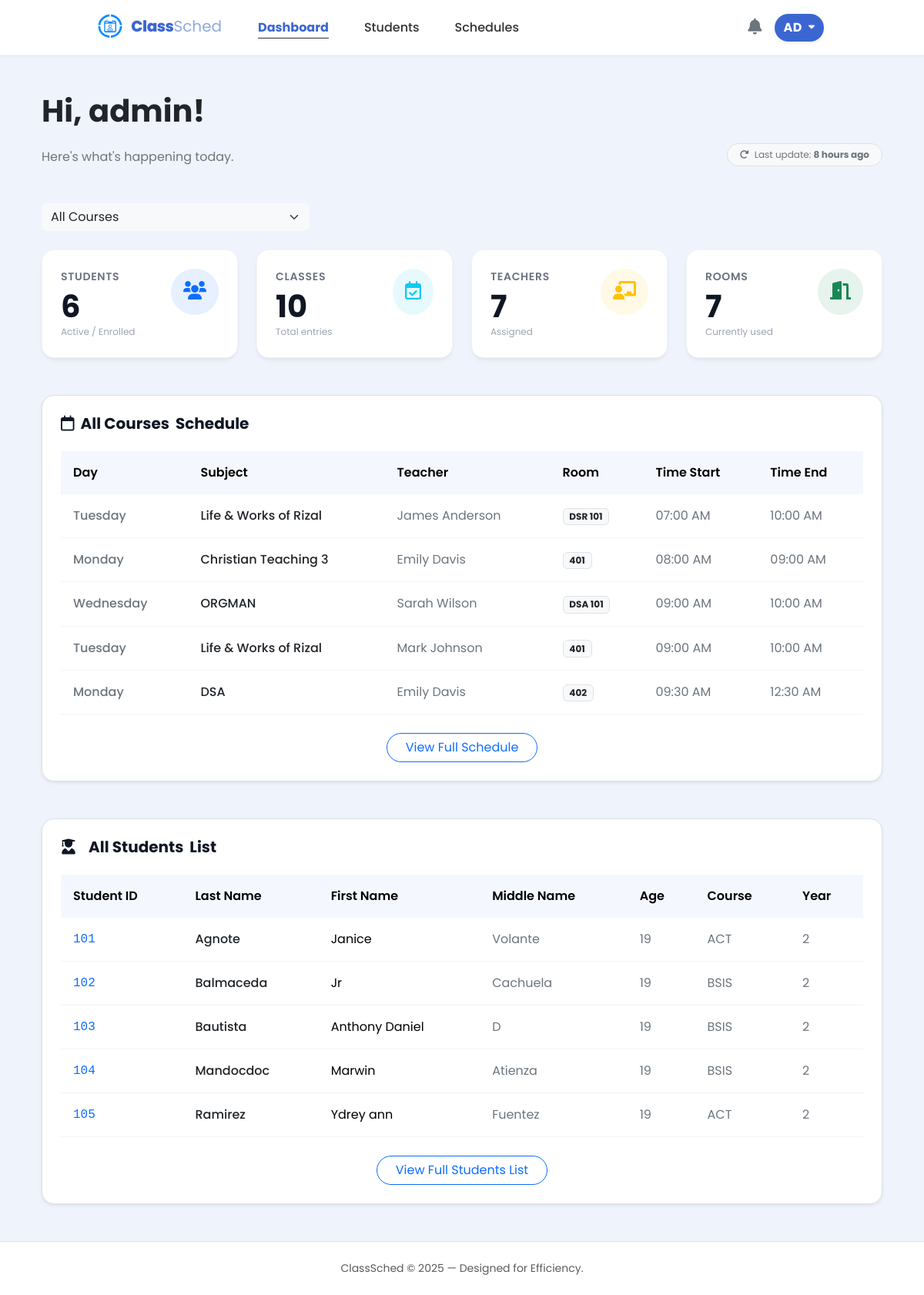
Before: /src/admin_dashboard.php (signed in) with the older database file.
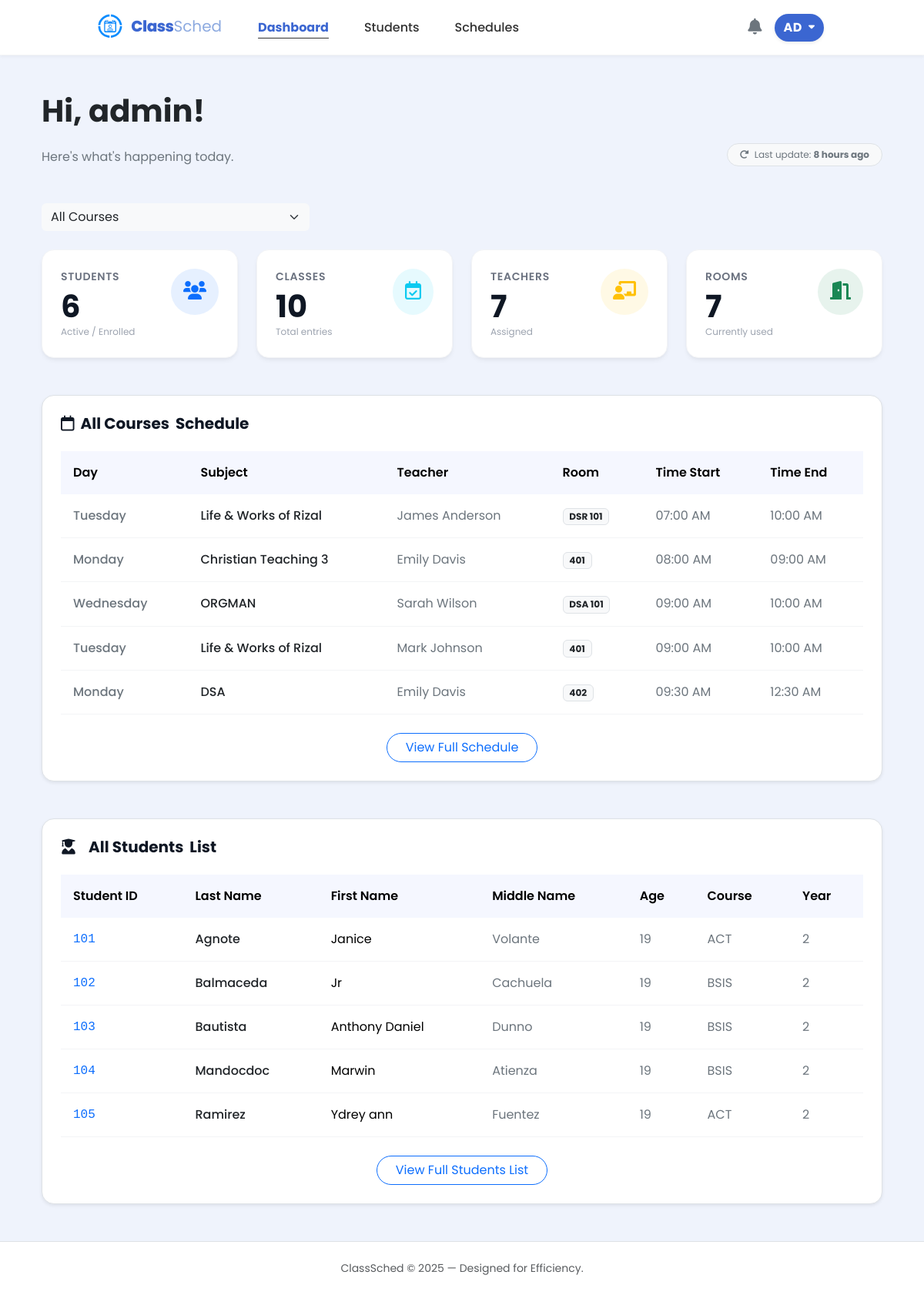
After: the same page with the newer database file.
### tables this page shows
CREATE TABLE students (
        id INTEGER PRIMARY KEY AUTOINCREMENT,
        user_id INTEGER UNIQUE,
        student_number TEXT(50) NOT NULL,
        last_name TEXT(50) NOT NULL,
        first_name TEXT(50),
        middle_name TEXT(50),
        age INTEGER,
        phone_number TEXT(20),
        course_id INTEGER NOT NULL,
        year_level INTEGER,
        email TEXT(255) UNIQUE,
        last_notification_check DATETIME DEFAULT "1970-01-01 00:00:00",
        FOREIGN KEY (user_id) REFERENCES users(id),
        FOREIGN KEY (course_id) REFERENCES courses(id)
    );

### src/admin_dashboard.php (the view, shortened to what the changed rows need)
<?php
$db = get_db();
function getCourseName($id) {
    if ($id == COURSE_BSIS) return "BSIS";
    if ($id == COURSE_ACT) return "ACT";
    return "Unknown";
}
$sql_students = "SELECT * FROM students";
$sql_students .= " ORDER BY last_name ASC LIMIT 5";
$stmt_students = $db->prepare($sql_students);
$students_result = $stmt_students->execute();
        ?>
<!DOCTYPE html>
<html lang="en">
<head>
    <link href="https://cdn.jsdelivr.net/npm/bootstrap@5.3.3/dist/css/bootstrap.min.css" rel="stylesheet">
    <link href="https://cdnjs.cloudflare.com/ajax/libs/font-awesome/6.0.0/css/all.min.css" rel="stylesheet">
    <link rel="stylesheet" href="../styles/admin_dashboard.css">
    <link rel="stylesheet" href="../styles/admin.css">
    <link rel="stylesheet" href="../styles/notification.css">
</head>
<body class="d-flex flex-column min-vh-100 position-relative">
    <?php require_once __DIR__ . "/student_nav.php"; ?>
    <div class="container px-4 py-5">
        <div class="row align-items-end mb-5">
            <div class="col-md-6">
                <h1 class="fw-bold text-dark mb-4">Hi, <?php echo htmlspecialchars($user["username"]); ?>!</h1>
            </div>
        </div>
        <div id="sched-overview" class="bg-white rounded-4 shadow-sm border p-4 mb-5">
            <div class="table-responsive">
                <table class="table custom-table table-hover mb-0">
                    <thead>
                        <tr>
                            <th>Day</th>
                            <th>Subject</th>
                            <th>Teacher</th>
                            <th>Room</th>
                            <th>Time Start</th>
                            <th>Time End</th>
                        </tr>
                    </thead>
                </table>
            </div>
        </div>
        <div class="bg-white rounded-4 shadow-sm border p-4">
            <div id="stds-overview" class="table-responsive">
                <table class="table custom-table table-hover mb-0">
                    <thead>
                        <tr>
                            <th>Student ID</th>
                            <th>Last Name</th>
                            <th>First Name</th>
                            <th>Middle Name</th>
                            <th>Age</th>
                            <th>Course</th>
                            <th>Year</th>
                        </tr>
                    </thead>
                    <tbody id="student_table_body">
                        <?php while ($student = $students_result->fetchArray(SQLITE3_ASSOC)): ?>
                        <tr>
                            <td class="fw-medium font-monospace text-primary"><?php echo htmlspecialchars($student['student_number'] ?? '--'); ?></td>
                            <td class="fw-medium text-dark"><?php echo htmlspecialchars($student['last_name'] ?? '--'); ?></td>
                            <td><?php echo htmlspecialchars($student['first_name'] ?? '--'); ?></td>
                            <td class="text-secondary"><?php echo htmlspecialchars($student['middle_name'] ?? '--'); ?></td>
                            <td class="text-secondary"><?php echo htmlspecialchars($student['age'] ?? '--'); ?></td>
                            <td class="text-secondary"><?php echo getCourseName($student['course_id'] ?? 0); ?></td>
                            <td class="text-secondary"><?php echo htmlspecialchars($student['year_level'] ?? '--'); ?></td>
                        </tr>
                        <?php endwhile; ?>
                    </tbody>
                </table>
            </div>
        </div>
    </div>
</body>
</html>

Changed rows visible on the page:
changed students "Bautista": middle_name "D" → "Dunno"
